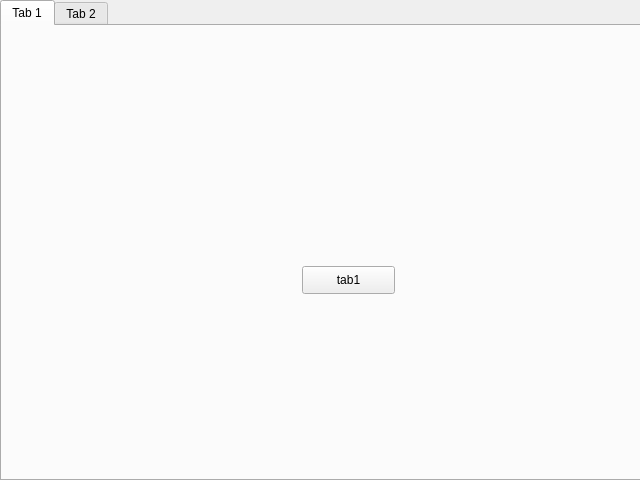
<?xml version="1.0" encoding="UTF-8"?>
<ui version="4.0">
 <class>Form</class>
 <widget class="QWidget" name="Form">
  <property name="geometry">
   <rect>
    <x>0</x>
    <y>0</y>
    <width>640</width>
    <height>480</height>
   </rect>
  </property>
  <property name="windowTitle">
   <string>Form</string>
  </property>
  <widget class="QTabWidget" name="tabWidget">
   <property name="geometry">
    <rect>
     <x>0</x>
     <y>0</y>
     <width>641</width>
     <height>481</height>
    </rect>
   </property>
   <property name="currentIndex">
    <number>0</number>
   </property>
   <widget class="QWidget" name="tab">
    <attribute name="title">
     <string>Tab 1</string>
    </attribute>
    <widget class="QPushButton" name="pushButton">
     <property name="geometry">
      <rect>
       <x>300</x>
       <y>240</y>
       <width>93</width>
       <height>28</height>
      </rect>
     </property>
     <property name="text">
      <string>tab1</string>
     </property>
    </widget>
   </widget>
   <widget class="QWidget" name="tab_2">
    <attribute name="title">
     <string>Tab 2</string>
    </attribute>
    <widget class="QPushButton" name="pushButton_2">
     <property name="geometry">
      <rect>
       <x>210</x>
       <y>260</y>
       <width>93</width>
       <height>28</height>
      </rect>
     </property>
     <property name="text">
      <string>tab2</string>
     </property>
    </widget>
   </widget>
  </widget>
 </widget>
 <resources/>
 <connections/>
</ui>
